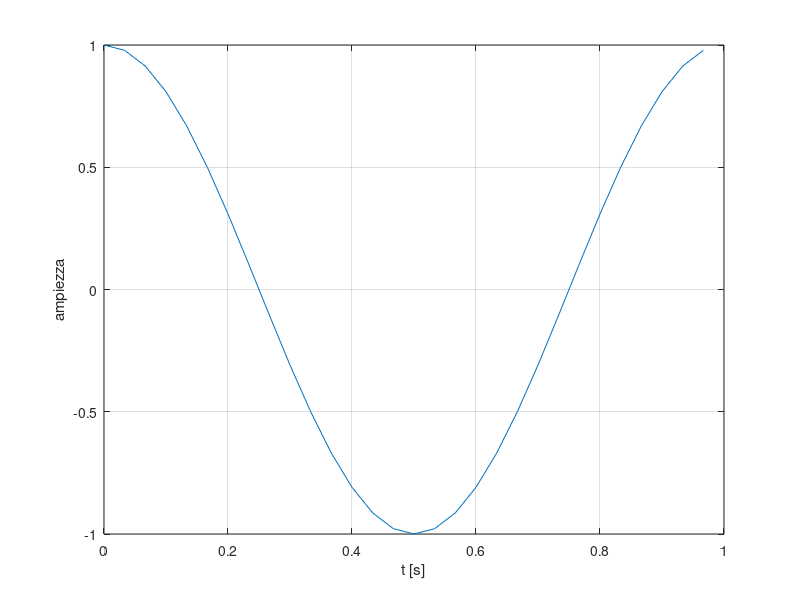
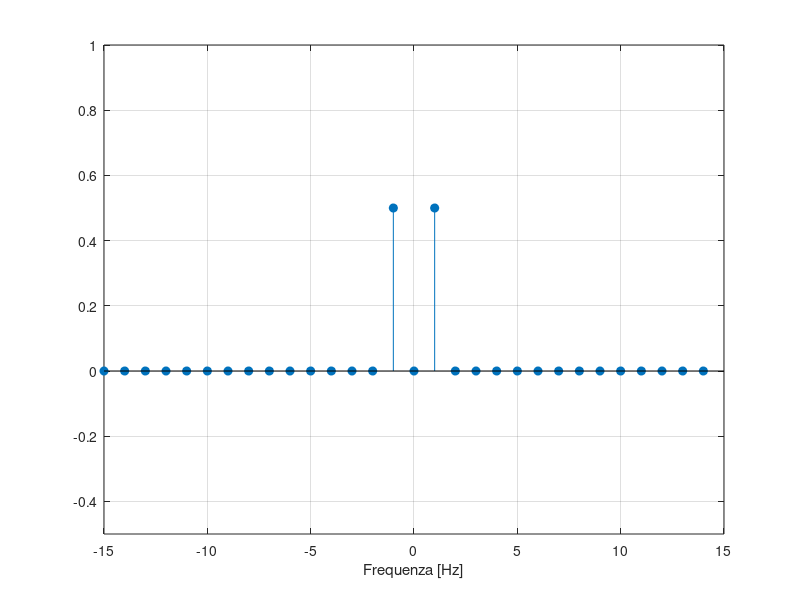
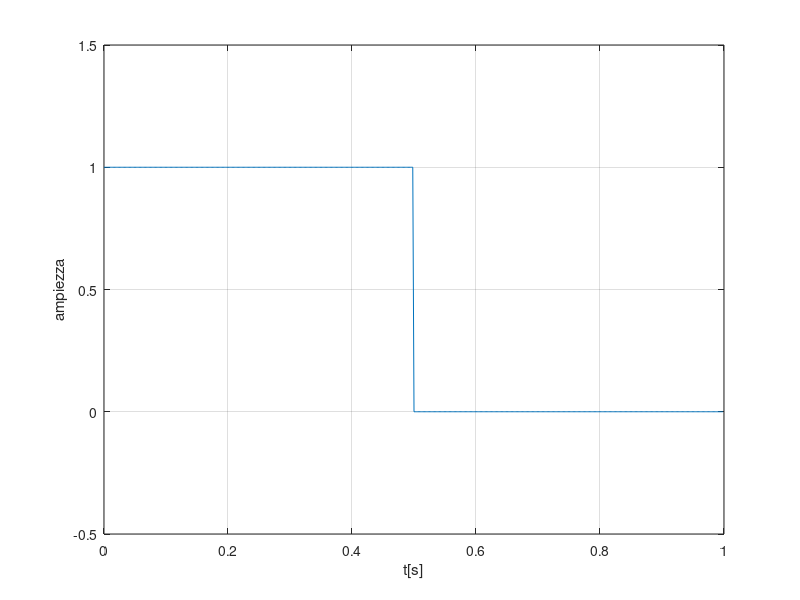
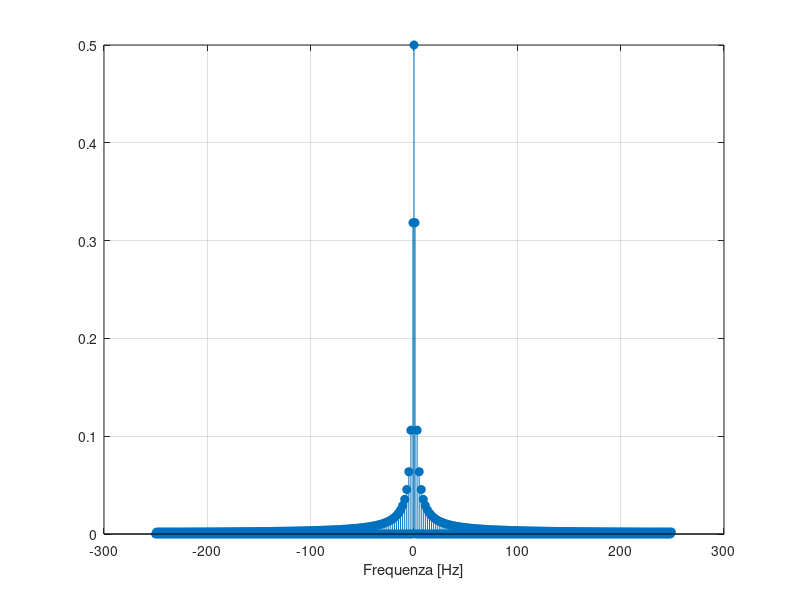

Write the MATLAB code that produced these figures, in order.
clc
clear all
close all
N = 30;
Tp = 1;

dt = Tp/N;

t = [0:N-1]*dt;

fcos = 1;
s = cos(2*pi*fcos*t);

figure;
plot(t, s);
xlabel('t [s]')
ylabel('ampiezza')
grid on

S = dt/Tp*fft(s);
S = [S(N/2 + 1:N), S(1:N/2)]; %creo un vettore con la trasformata appena creata, mettendo la seconda metà come primo elemento e la prima metà come secondo, in questo modo la trasformata sarà graficamente giusta
F = 1/Tp;
f = [-N/2:N/2-1]*F;
figure;
stem(f, abs(S), 'filled');
xlabel('Frequenza [Hz]')
grid on
ylim([-0.5 1])

%%
clc
clear all
close all
N = 500;
Tp = 1;

dt = Tp/N;

t = [0:N-1]*dt;

s = zeros(1, N);
s(1:N/2) = 1;
s(N/2+1:N) = 0;

figure
plot(t, s)
ylim([-0.5 1.5])
xlabel('t[s]')
ylabel('ampiezza')
grid on

S = dt/Tp*fft(s);
S = [S(N/2+1:N), S(1:N/2)];

F = 1/Tp;
f = [-N/2:N/2-1]*F;

figure
stem(f, abs(S), 'filled');
xlabel('Frequenza [Hz]')
grid on


